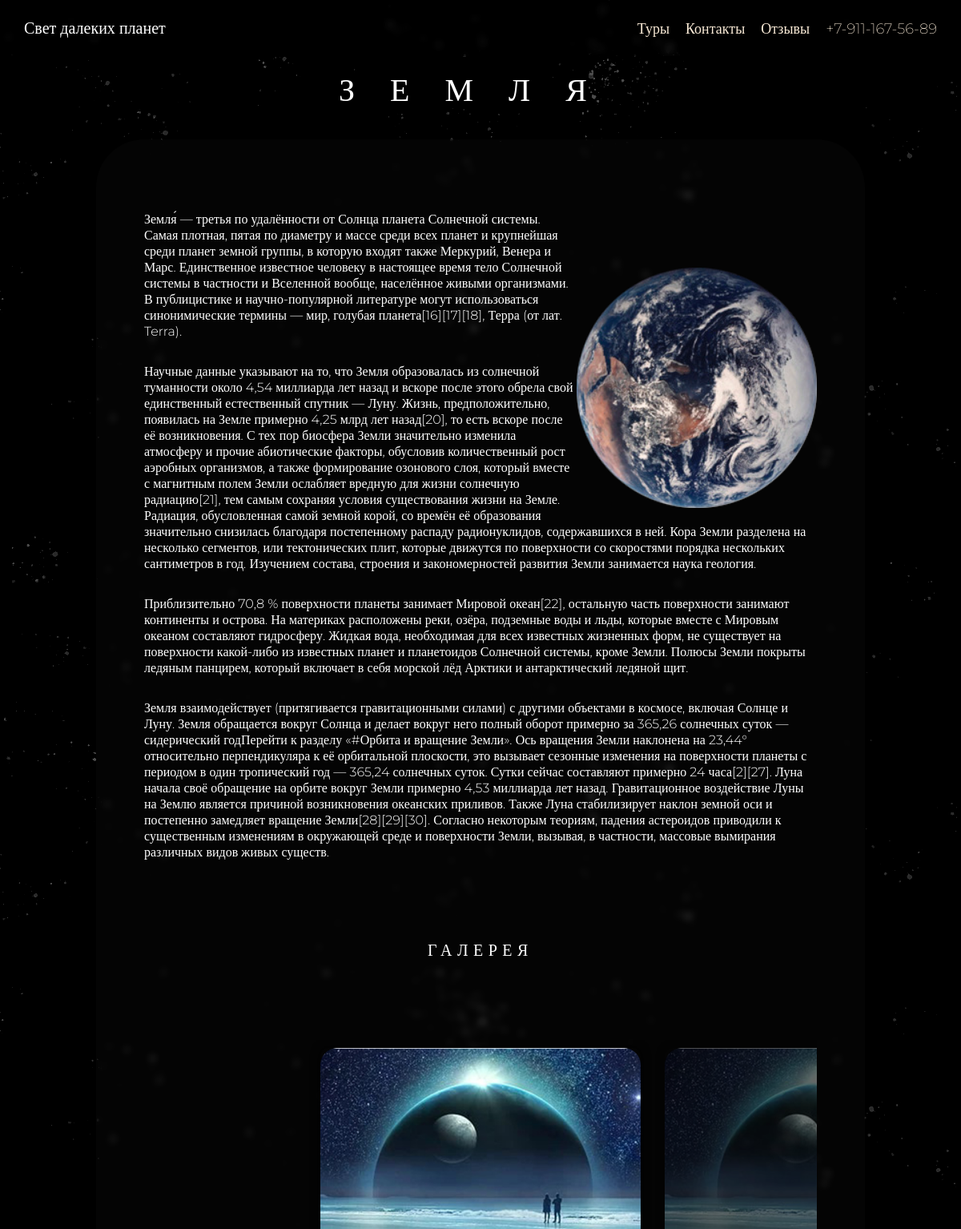
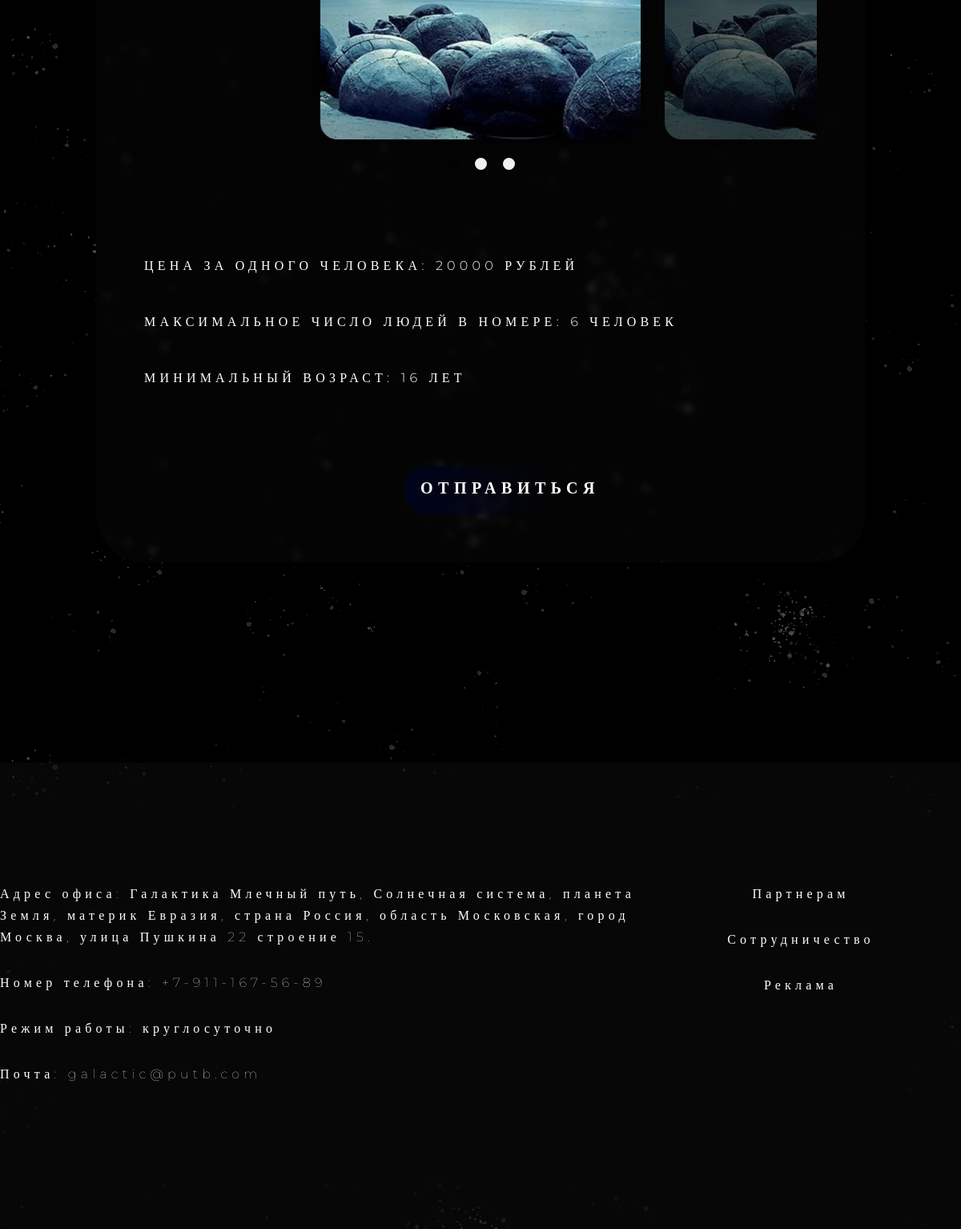
The page /about-planet.php?id=1 on the database its author committed (2 pictures, top to bottom).
### tables this page shows
CREATE TABLE `planet` (
  `id` int(10) NOT NULL,
  `name` varchar(10) DEFAULT NULL,
  `shot_discription` text,
  `long_discription_1` text NOT NULL,
  `long_discription_2` text NOT NULL,
  `long_discription_3` text NOT NULL,
  `long_discription_4` text NOT NULL,
  `planet_image` varchar(10) NOT NULL
);

### about-planet.php (the view, shortened to what this page needs)
<?php
require_once 'php/db.php';
$planet_id = $_GET['id'];
$planet = mysqli_query($connection, "SELECT * FROM `planet` WHERE `id` = '$planet_id'");
$planet = mysqli_fetch_assoc($planet);
?>
<!DOCTYPE html>
<html lang="ru">
<head>
    <link rel="stylesheet" href="scss/header-footer.css">
    <link rel="stylesheet" href="scss/about-planet.css">
</head>
<body>
    <div class="content">
        <div class="wrapper">
            <?php require_once "php/blocks/header.php" ?>
            <div class="main-content">
                <div class="container">
                    <div class="heading">
                        <div class="text">
                            <?= $planet['name'] ?>
                        </div>
                    </div>
                    <div class="planet-cart">
                        <div class="information">
                            <div class="planeta">
                                <img src="img/planets_image/<?= $planet['planet_image'] ?>.png" alt="">
                            </div>
                            <div class="bottom_text">
                                <p><?= $planet['long_discription_1'] ?></p>
                                <p><?= $planet['long_discription_2'] ?></p>
                            </div>
                            <div class="bottom_planet_text">
                                <p><?= $planet['long_discription_3'] ?></p>
                                <p><?= $planet['long_discription_4'] ?></p>
                            </div>
                            <div class="slick-slider">
                                <div class="text">Галерея</div>
                                <div class="wrapper">
                                    <div class="slider">
                                        <div class="slider__item">
                                            <img src="img/Rectangle 2.png" alt="">
                                        </div>
                                        <div class="slider__item">
                                        </div>
                                    </div>
                                </div>
                            </div>
                            <div class="characteristic">
                                <p>Цена за одного человека: 20000 рублей</p>
                                <p>Максимальное число людей в номере: 6 человек</p>
                                <p>Минимальный возраст: 16 лет</p>
                            </div>
                            <a href="/registrationcopy.php?id=<?=$planet['id']?>">
                                <div class="button-for-cart-planet">
                                    <div class="text-for-button">
                                        Отправиться
                                    </div>
                                </div>
                            </a>
                        </div>
                    </div>
                </div>
            </div>
            <?php require_once "php/blocks/footer.php" ?>
        </div>
    </div>
</body>
</html>

### scss/header-footer.css (style rules this page uses)
* { margin: 0; padding: 0; }
.content { width: 100%; }
.container { max-width: 1200px; margin: 0 auto; }
html, body { height: 100%; line-height: 1; font-size: 16px; }

### scss/about-planet.css (style rules this page uses)
body { background-color: #000; background-image: url(/img/ФОН-ЗВЕЗДЫ.png); background-attachment: fixed; }
.main-content { width: 100%; margin-top: 100px; }
.main-content .container { width: 80%; margin: auto; }
.main-content .heading { margin-bottom: 50px; }
.main-content .heading .text { font-family: Montserrat; font-style: normal; font-weight: normal; line-height: 24px; letter-spacing: 1.1em; text-transform: uppercase; color: #FFFFFF; text-align: center; }
@media (min-width: 768px) { .main-content .heading { font-size: 20px; } }
@media (min-width: 1025px) { .main-content .heading { font-size: 40px; } }
.main-content .planet-cart { overflow: hidden; max-width: 1214px; min-width: 90px; margin: auto; background: rgba(91, 91, 91, 0.05); border-radius: 60px; -webkit-backdrop-filter: blur(5px); backdrop-filter: blur(5px); }
@media (min-width: 768px) { .main-content .planet-cart { margin-bottom: 200px; padding: 60px; } }
.main-content .planet-cart .information p { margin-top: 30px; }
.main-content .planet-cart .information .bottom_text { min-width: 200px; margin-top: 20px; font-family: Montserrat; font-style: normal; font-weight: 300; font-size: 16px; line-height: 20px; color: #FFFFFF; }
.main-content .planet-cart .information .planeta { margin: auto; min-width: 200px; max-width: 350px; }
@media (min-width: 769px) { .main-content .planet-cart .information .planeta { margin-top: 70px; width: 200px; margin-right: 0; float: right; } }
@media (min-width: 1025px) { .main-content .planet-cart .information .planeta { margin-top: 70px; width: 300px; } }
.main-content .planet-cart .information .planeta img { min-width: 200px; max-width: 350px; }
@media (min-width: 769px) { .main-content .planet-cart .information .planeta img { width: 250px; margin: auto; } }
@media (min-width: 1025px) { .main-content .planet-cart .information .planeta img { width: 300px; } }
.main-content .planet-cart .information .bottom_planet_text { margin-top: 20px; font-family: Montserrat; font-style: normal; font-weight: 300; font-size: 16px; line-height: 20px; color: #FFFFFF; }
.main-content .planet-cart .information .characteristic { margin: 100px 0; font-family: Montserrat; font-style: normal; font-weight: 300; font-size: 16px; line-height: 20px; letter-spacing: 0.325em; text-transform: uppercase; color: #FFFFFF; }
.main-content .planet-cart .information .characteristic p { margin-top: 50px; }
.main-content .planet-cart .information .button-for-cart-planet { margin: auto; width: 190px; height: 60px; position: relative; margin-top: 70px; background: -webkit-gradient(linear, left top, right top, from(#00041C), to(rgba(0, 11, 78, 0))); background: linear-gradient(90deg, #00041C 0%, rgba(0, 11, 78, 0) 100%); border-radius: 34px; }
.main-content .planet-cart .information .button-for-cart-planet .text-for-button { font-family: Century Gothic; font-style: normal; font-weight: bold; font-size: 20px; line-height: 25px; letter-spacing: 0.325em; text-transform: uppercase; color: #FFFFFF; position: absolute; top: 15px; left: 20px; }
.slick-slider { overflow-x: hidden; margin: auto; }
.slick-slider .slider { height: 90%; padding: 10px 0; position: relative; }
.slick-slider .slider .slick-slide { margin: 0 15px; }
.slick-slider .slider__item { -webkit-transition: all 0.3s ease 0s; transition: all 0.3s ease 0s; opacity: 0.4; text-align: center; }
.slick-slider .slider__item.slick-center { opacity: 1; }
.slick-slider .slider img { -webkit-box-shadow: 0px 0px 12px; box-shadow: 0px 0px 12px; border-radius: 10px; width: 565px; }
.slick-slider .slider__item img { width: 400px; }
.slick-slider { margin-top: 100px; }
.slick-slider .text { font-family: Montserrat; font-style: normal; font-weight: 300; font-size: 20px; line-height: 24px; letter-spacing: 0.325em; text-transform: uppercase; color: #FFFFFF; text-align: center; margin-bottom: 50px; }

### rows shown on the page
planet: name "ЗЕМЛЯ", planet_image (picture), long_discription_1 "Земля́ — третья по удалённости от Солнца планета Солнечной системы. Самая плотная, пятая по диаметру и массе среди всех планет и крупнейшая среди планет земной группы, в которую входят также Меркурий, Венера и Марс. Единственное известное человеку в настоящее время тело Солнечной системы в частности и Вселенной вообще, населённое живыми организмами. В публицистике и научно-популярной литературе могут использоваться синонимические термины — мир, голубая планета[16][17][18], Терра (от лат. Terra).", long_discription_2 "Научные данные указывают на то, что Земля образовалась из солнечной туманности около 4,54 миллиарда лет назад и вскоре после этого обрела свой единственный естественный спутник — Луну. Жизнь, предположительно, появилась на Земле примерно 4,25 млрд лет назад[20], то есть вскоре после её возникновения. С тех пор биосфера Земли значительно изменила атмосферу и прочие абиотические факторы, обусловив количественный рост аэробных организмов, а также формирование озонового слоя, который вместе с магнитным полем Земли ослабляет вредную для жизни солнечную радиацию[21], тем самым сохраняя условия существования жизни на Земле. Радиация, обусловленная самой земной корой, со времён её образования…", long_discription_3 "Приблизительно 70,8 % поверхности планеты занимает Мировой океан[22], остальную часть поверхности занимают континенты и острова. На материках расположены реки, озёра, подземные воды и льды, которые вместе с Мировым океаном составляют гидросферу. Жидкая вода, необходимая для всех известных жизненных форм, не существует на поверхности какой-либо из известных планет и планетоидов Солнечной системы, кроме Земли. Полюсы Земли покрыты ледяным панцирем, который включает в себя морской лёд Арктики и антарктический ледяной щит.", long_discription_4 "Земля взаимодействует (притягивается гравитационными силами) с другими объектами в космосе, включая Солнце и Луну. Земля обращается вокруг Солнца и делает вокруг него полный оборот примерно за 365,26 солнечных суток — сидерический годПерейти к разделу «#Орбита и вращение Земли». Ось вращения Земли наклонена на 23,44° относительно перпендикуляра к её орбитальной плоскости, это вызывает сезонные изменения на поверхности планеты с периодом в один тропический год — 365,24 солнечных суток. Сутки сейчас составляют примерно 24 часа[2][27]. Луна начала своё обращение на орбите вокруг Земли примерно 4,53 миллиарда лет назад. Гравитационное воздействие Луны на Землю является причиной возникновения…"
